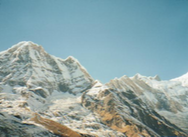
#> input picture testimages6/00.png, 188 x 137 px; its folder holds 2 pictures in this run
$ python testscript.py
#> lines starting #> are read from the running program, lines starting #| are printed output that depends on the picture; after the words box and inside, x2 and y2 are one past the last pixel; in counts of white or black regions, pixels touching at a corner belong together
### r_homography.py
import numpy as np
import random
import math
from scipy.stats import binom
from sklearn.preprocessing import normalize


def getPointsFromHomogeneousCoor(q):

    q[0] = q[0]/q[2]
    q[1] = q[1]/q[2]

    return q[0:2]

# [19 lines left out: function isValidMatch, not called in this run]

def getHomography (points1, points2):

    B = []
# =============================================================================
#     # first try with lecture notes
#     for p1, p2 in zip(new_points1, new_points2):
#         x1, y1, x2, y2, = p1[0], p1[1], p2[0], p2[1]
#
#         B.append([[0, -x2, x2*y1, 0, -y2, y2*y1, 0, -1, y1],
#                  [x2, 0, -x2*x1, y2, 0, -y2*x1, 1, 0, -x1],
#                  [-x2*y1, x2*x1, 0, -y2*y1, y2*x1, 0, -y1, x1, 0]])
#
#
#     U, s, V = np.linalg.svd(B, full_matrices=True)
#     H = V[-1][-1].reshape(3, 3)
# =============================================================================

# =============================================================================
#     # second try with lecture notes
#     for p1, p2 in zip(points1, points2):
#         x1, y1, x2, y2, = p1[0], p1[1], p2[0], p2[1]
#
#         B.append([0, -x2, x2*y1, 0, -y2, y2*y1, 0, -1, y1])
#         B.append([x2, 0, -x2*x1, y2, 0, -y2*x1, 1, 0, -x1])
#         B.append([-x2*y1, x2*x1, 0, -y2*y1, y2*x1, 0, -y1, x1, 0])
#
#
#     U, s, V = np.linalg.svd(B, full_matrices=True)#
#     H = V[-1].reshape(3, 3)
# =============================================================================

    # third try with Google..
    for p1, p2 in zip(points1, points2):

        x1, y1, x2, y2, = p1[0], p1[1], p2[0], p2[1]

        # build B matrix of b-vectors for the matching points
        B.append([0, 0, 0, -x1, -y1, -1, y2*x1, y2*y1, y2])
        B.append([x1, y1, 1, 0, 0, 0, -x2*x1, -x2*y1, -x2])

    # Solve using svd
    U, s, V = np.linalg.svd(B, full_matrices=True)

    H = V[-1].reshape(3, 3)

    return H


def getRansacHomography(p_1, p_2, valid_error):

    # because of wierd output from cv-function..
    points1 = []
    points2 = []
    for i in range (len(p_1)):
        points1.append(p_1[i][0])
        points2.append(p_2[i][0])

    # constants from the paper
    n = 5000    # should be 500, but chanced to 1000 to get better fit
    r = 8       # should be 4, but changed to 8 to get better fit
                # maybe these should just be tuned  at the end?

    homographies = []
    points = list(zip(points1, points2))

    for i in range (n):
        # select four random point pairs of input points
        points = random.sample(points, r)
        p1, p2 = zip(*points)
        p1 = np.asarray(p1)
        p2 = np.asarray(p2)

        # compute homography of the four random selected points
        H = (getHomography(p1, p2))

        # add 1's to get the points as homogeneous coordinates
        points1 = np.asarray(points1)
        q1 = np.concatenate((points1,np.ones((points1.shape[0],1))),1)

        # for each homography compute the number of inliers according to the
        # maximum valid error
        no_inliers = 0
        for j in range (len(points2)):

            # estimation of q2_i from H.q1_i
            e_p2 = np.dot(H,q1[j])
            e_p2 = getPointsFromHomogeneousCoor(e_p2)

            # distance between estimated p2 and original p2
            distance = math.sqrt(((points2[j][0]-e_p2[0])**2)+((points2[j][1]-e_p2[1])**2))

            # if distance between e_p1 and p1 is less than the valid error
            # we count the point as an inlier
            if distance < valid_error:
                no_inliers += 1
            else:
                continue
        # end inner loop
        homographies.append((H, no_inliers))

    # end outer loop
    # if homographies is empty, return the empty list and 0 inliers
    if len(homographies) == 0:
        return [], 0
    else:
        # else return homographies with maximum number of of inliers (H, max)
        return max(homographies,key=lambda item:item[1])


### warp.py
#!/usr/bin/env python3
# -*- coding: utf-8 -*-
"""
Created on Sat Apr 25 15:32:31 2020

@author: Stina
"""
import numpy as np
from r_homography import getPointsFromHomogeneousCoor
import cv2

# [19 lines left out: function warpImageBasic, not called in this run]


def warpImage(image, H, h, w):

    H_inv = np.linalg.inv(H)

    x = np.arange(1,w+1)
    y = np.arange(1,h+1)
    xv, yv = np.meshgrid(x, y)
    xv = xv.flatten('C')
    yv = yv.flatten('C')
    zv = np.ones(len(xv))

    qi = np.vstack((xv,yv,zv))
    q = np.dot(H_inv,qi[0:len(xv), :])
    p = getPointsFromHomogeneousCoor(q[0:len(xv), :])

    x = p[0].astype(int)
    y = p[1].astype(int)
    x = x.reshape(h, w).astype(np.float32)
    y = y.reshape(h, w).astype(np.float32)

    out = cv2.remap(image, x, y, cv2.INTER_LINEAR)

    return out

### testscript.py
#!/usr/bin/env python3
# -*- coding: utf-8 -*-
"""
the script is used to test the following functions

- getRansacHomography
- warpImage

against the in-build functions from OpenCV

- findHomography
- warpPerspective
"""

import numpy as np
import cv2
import os
cv2.ocl.setUseOpenCL(False)
import matplotlib.pyplot as plt
from skimage import util, transform

# import own functions to test
from r_homography import getPointsFromHomogeneousCoor, getRansacHomography
from warp import warpImageBasic, warpImage

# read images from path
# chance path and extention according to the images and type of images you want to test
images = []
path = "testimages6"

for f in os.listdir(path):
    ext = os.path.splitext(f)[1]
    if ext != ".png":
        continue
    images.append(cv2.imread(os.path.join(path,f)))

image1 = images[0]
#> image1 is the input picture: shape (137, 188, 3); mean B, G, R 165.2, 163.3, 139
image2 = images[1]

def showImage(im, h, w):
    plt.figure(figsize = (h,w))
    plt.imshow(im)
    plt.show

# =============================================================================
# =============================================================================
# """
# if images are LARGE then rescale to make a quicker test
# - used for the drone images
# """
#
# image1 = util.img_as_ubyte(transform.rescale(image1, 0.25))
# image2 = util.img_as_ubyte(transform.rescale(image2, 0.25))
#
# showImage(image1, 8, 8)
# =============================================================================

# =============================================================================
# find initial point coorespondences - since this is in the test phase, we just
# extract the coorespondences using in-build functions
sift_values = cv2.xfeatures2d.SIFT_create()
keypoints0, descriptors0 = sift_values.detectAndCompute(image1, None)
#> keypoints0 = 249 keypoints; strongest (x, y, size): (18, 116, 2.5), (73, 117, 2.6), (135, 110, 2.1), (78, 119, 2.1)
keypoints1, descriptors1 = sift_values.detectAndCompute(image2, None)
#> keypoints1 = 203 keypoints; strongest (x, y, size): (130, 123, 2.3), (21, 129, 2.3), (137, 127, 2.1), (3, 55, 2.2)
knnmatcher = cv2.BFMatcher(cv2.NORM_L2, crossCheck = False)
raw = knnmatcher.knnMatch(descriptors0, descriptors1, 2)
#> raw = 249 matches
matches = []
for m,n in raw:
    if m.distance < n.distance * 0.7:
        matches.append(m)
#> after the loop, matches = 57 matches
src_pts = np.float32([keypoints0[m.queryIdx].pt for m in matches]).reshape(-1, 1, 2)
#> src_pts = 57 rows, first 8: [10.69, 51.22], [11.85, 83.12], [11.85, 83.12], [13.49, 101.9], [15.03, 48.72], [15.25, 121.8], [16.57, 51.9], [17.57, 116.4]
dst_pts = np.float32([keypoints1[m.trainIdx].pt for m in matches]).reshape(-1, 1, 2)
#> dst_pts = 57 rows, first 8: [112.5, 62.04], [118.6, 91.37], [118.6, 91.37], [123.9, 108.9], [115.8, 59.05], [128.9, 128.1], [117.8, 61.68], [129.9, 122.6]


# ================ TEST OF RANSAC HOMOGRAPHY ESTIMATION =======================

# Our own function
H1, no_inliers = getRansacHomography(src_pts, dst_pts, 5.0)
#> the loop in getRansacHomography, `for i in range (len(p_1)):` made 57 passes
#> after the loop in getRansacHomography, `for i in range (len(p_1)):`: points1 = 57 pairs, first value 10.69 to 76.09, second value 42.96 to 121.8; points2 = 57 pairs, first value 112.5 to 180.4, second value 51.7 to 128.1
#> in getRansacHomography, `points = list(zip(points1, points2))`: points = 57 items, first 6: ([10.69, 51.22], [112.5, 62.04]), ([11.85, 83.12], [118.6, 91.37]), ([11.85, 83.12], [118.6, 91.37]), ([13.49, 101.9], [123.9, 108.9]), ([15.03, 48.72], [115.8, 59.05]), ([15.25, 121.8], [128.9, 128.1])
#> after the loop in getRansacHomography, `for i in range (n):`: homographies = 5000 items; points = 8 items, first 6: ([36.95, 121.4], [149.3, 126.6]), ([72.67, 57.88], [174.3, 57.1]), ([26.15, 42.96], [124.7, 51.7]), ([31.69, 55.04], [131.8, 62.19]), ([11.85, 83.12], [118.6, 91.37]), ([37.5, 64.01], [138.7, 70.09])
#> H1 = [[0.00617, 0.00127, 0.98], [-0.00293, 0.00881, 0.196], [-2.02e-05, -3.16e-06, 0.0103]]; no_inliers = 57
print(H1) # H1 might be empty! try agan
#| [[ 6.16885841e-03  1.27306913e-03  9.80483269e-01]
#|  [-2.92676568e-03  8.80596531e-03  1.96013505e-01]
#|  [-2.01594565e-05 -3.16369046e-06  1.02702413e-02]]

# The inbuild function from openCV
H2, mask = cv2.findHomography(src_pts, dst_pts, cv2.RANSAC, 5.0)
#> H2 = [[0.579, 0.134, 95.35], [-0.291, 0.865, 18.74], [-0.00209, -0.000255, 1]]; mask = 57 values from 1 to 1

# Prints the estimated points for H1 and H2
for i in range (len(dst_pts)):
    a = np.asarray(dst_pts[i][0])
    b = np.ones(1)
    p1 = getPointsFromHomogeneousCoor(np.dot(H1,np.concatenate((a, b), axis=None)))
    p2 = getPointsFromHomogeneousCoor(np.dot(H2,np.concatenate((a, b), axis=None)))
    # print x1, x2 then y1, y2 to be able to cpmpare
    print(np.round(p1[0],2), np.round(p2[0],2),"\t", np.round(p1[1],2), np.round(p2[1],2))
#> this loop made 57 passes
#> (p1, p2) on passes 1 to 12: ([224.6, 52.92], [225.4, 52.97]), ([240.9, 86.1], [242, 86.84]), ([240.9, 86.1], [242, 86.84]), ([253.5, 106.7], [254.8, 107.8]), ([228.5, 48.66], [229.4, 48.62]), ([266.9, 130.3], [268.4, 132]), ([231.9, 51.22], [232.9, 51.24]), ([266.9, 123.3], [268.4, 124.9]), ([238, 60.76], [239.1, 61]), ([252.9, 90.26], [254.3, 91.16]), ([239.6, 55.97], [240.8, 56.11]), ([249, 75.55], [250.4, 76.14])
#| 224.59 225.4 	 52.92 52.97
#| 240.9 241.96 	 86.1 86.84
#| 240.9 241.96 	 86.1 86.84
#| 253.5 254.77 	 106.66 107.84
#| 228.45 229.37 	 48.66 48.62
#| 266.88 268.36 	 130.29 131.95
#| 231.89 232.89 	 51.22 51.24
#| 266.87 268.4 	 123.3 124.86
#> (further printed lines are left out)


h = 400
w = 400

# Shows the results of the two different homographies
result1 = cv2.warpPerspective(image1, H1, (w,h))
result1[0:image2.shape[0], 0:image2.shape[1]] = image2
#> result1: shape (400, 400, 3); mean B, G, R 52.5, 52.2, 45.2
showImage(result1, 8, 8)

result2 = cv2.warpPerspective(image1, H2, (w,h))
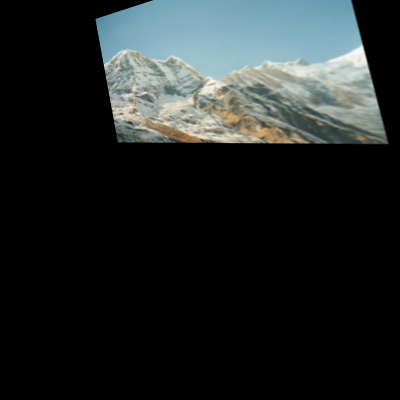
#> result2: shape (400, 400, 3); mean B, G, R 38.2, 38.2, 33.2
#result2[0:image2.shape[0], 0:image2.shape[1]] = image2
showImage(result2, 8, 8)

# =============================================================================
# out_image = np.zeros((h,w), object)
# #plt.imshow(out_image)
#
# for i in range (out_image.shape[0]):
#     for j in range (out_image.shape[1]):
#         out_image[i][j] = np.array([0,0,0], dtype=np.uint8)
#
#
# out_image[0:h, 0:w] = np.array([0,0,0], dtype=np.uint8)
#
#
# =============================================================================

# =============================================================================
# out_image = np.zeros((h,w,3), 'uint8')
# out_image[..., 0] = 0
# out_image[..., 1] = 0
# out_image[..., 2] = 0
#
# temp = np.dot(H1,[1,1,1])
# temp = getPointsFromHomogeneousCoor(temp)
# x = int(np.round(temp[0]))
# y = int(np.round(temp[1]))
# im_lenx = images[0].shape[1]
# im_leny = images[0].shape[0]
#
# if x < 0:
#     out_image[y:im_leny+y, 0:im_lenx+x ] = images[0][0:im_leny , 0-x:im_lenx]
# elif y < 0:
#     out_image[0:im_leny+y , x:im_lenx+x ] = images[0][0-y:im_leny , 0:im_lenx]
# else:
#     out_image[y:im_leny+y, x:im_leny+x] = images[0]
#
#
# plt.figure
# plt.imshow(out_image)
# plt.show
#
# =============================================================================

# ================ TEST OF WARPING PERSPECTIVE FUNCTION =======================

# =============================================================================
# # Simple forward mapping - just used for test (and basic starting point)
# warped_image1 = warpImageBasic(image1, H1, h,w)
# warped_image1[0:image2.shape[0], 0:image2.shape[1]] = image2
# showImage(warped_image1, 8, 8)
# =============================================================================

# Our own warping function - backward mapping
warped_image2 = warpImage(image1, H1, h,w)
#> in warpImage, `H_inv = np.linalg.inv(H)`: H_inv = [[117, -20.79, -10775.6], [33.55, 106.8, -5242], [0.24, -0.0079, 74.6]]
#> in warpImage, `x = np.arange(1,w+1)`: x = 400 values from 1 to 400
#> in warpImage, `xv, yv = np.meshgrid(x, y)`:
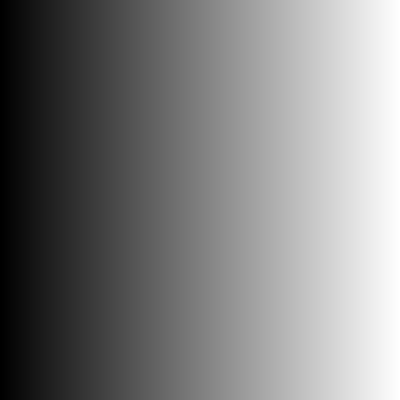
#> xv: shape (400, 400) int64; min 1, max 400, mean 200.5; drawn with min black and max white
#> in warpImage, `xv, yv = np.meshgrid(x, y)`:
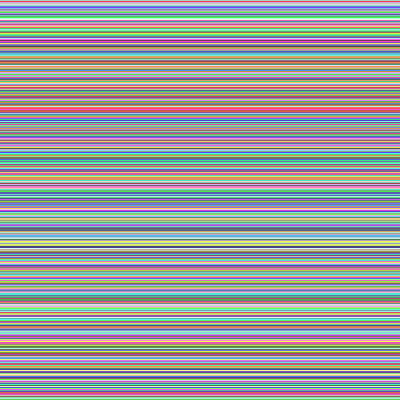
#> yv: shape (400, 400) int64; 400 distinct labels, from 1 to 400; one colour per label, 0 black
#> in warpImage, `x = x.reshape(h, w).astype(np.float32)`:
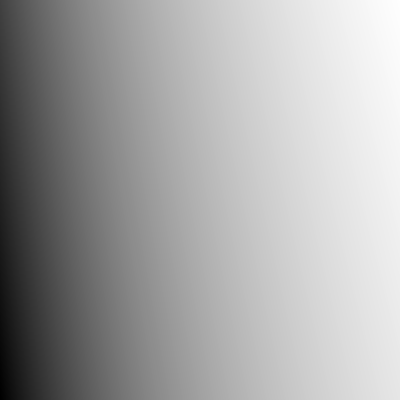
#> x: shape (400, 400) float32; min -264, max 211, mean 45.8; drawn with min black and max white
#> in warpImage, `y = y.reshape(h, w).astype(np.float32)`:
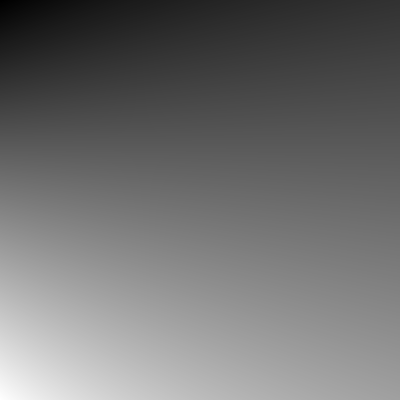
#> y: shape (400, 400) float32; min -68, max 523, mean 192.4; drawn with min black and max white
warped_image2[0:image2.shape[0], 0:image2.shape[1]] = image2
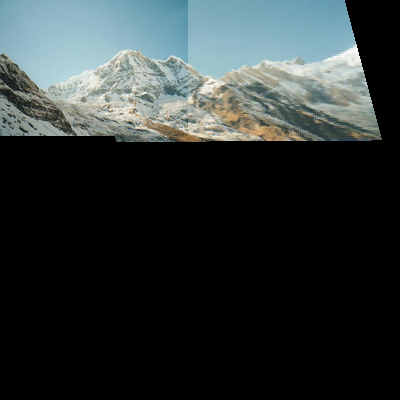
#> warped_image2: shape (400, 400, 3); mean B, G, R 52.5, 52.1, 45.1
showImage(warped_image2, 8, 8)

# Inbuild warping function + inbuild homography
result4 = cv2.warpPerspective(image1, H2, (w,h))
result4[0:image2.shape[0], 0:image2.shape[1]] = image2
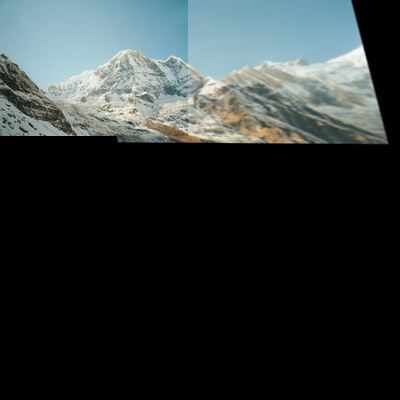
#> result4: shape (400, 400, 3); 15.98% of pixels changed, all inside (x1, y1, x2, y2) = (0, 0, 188, 136)
showImage(result4, 8, 8)


#blender = cv2.detail_MultiBandBlender()
